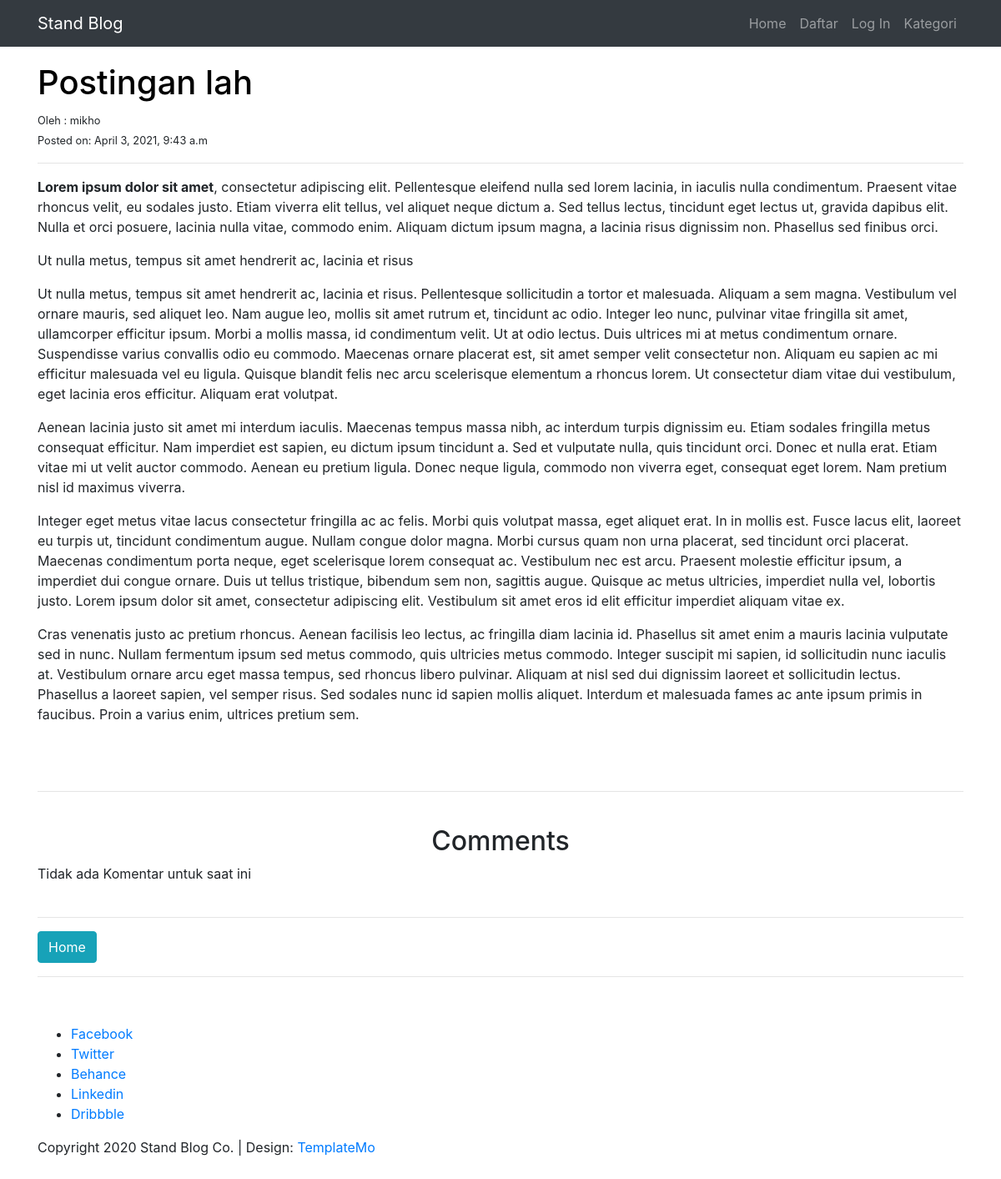
The page /article/18 on the database its author committed.
### blog/models.py (models this page shows, shortened)
class Post(models.Model):
    judul = models.CharField(max_length=255)
    header_images = models.ImageField(null=True, blank=True, upload_to="images/")
    author = models.ForeignKey(User, on_delete=models.CASCADE)
    konten = MDTextField(blank=True, null=True)
    pub_date = models.DateTimeField(auto_now_add=True)
    update = models.DateTimeField(auto_now=True)
    kategori = models.CharField(max_length=255, default="uncategorized")

### blog/views.py (the view)
# urls.py: path('article/<int:pk>', ArtikelDetail.as_view(), name='detail-artikel'),
class ArtikelDetail(DetailView):
    model = Post
    template_name = 'blog/artikel_detail.html'

### blog/templates/blog/artikel_detail.html (shortened to what this page needs)
{% extends 'base.html' %}
{% load markdownify %}
{% block content %}
    <h1 id="judul">{{ post.judul }}</h1>
    <small>Oleh : {{ post.author}}</small><br/>
    <small>Posted on: {{ post.pub_date }}</small> <br>
    <hr>
    {{ post.konten|safe|markdownify }}
    <br><br><hr><br>
    <h2 class="text-center">Comments</h2>
    {% if not post.Comments.all %}
        Tidak ada Komentar untuk saat ini
    {% endif %}
    <br><br><hr>
    <a class="btn btn-info" href="{% url 'home' %}">Home</a>
    <hr>
{% endblock content %}

### static/css/style.css (style rules this page uses)
#judul { color: black; }

### rows shown on the page
Post: judul "Postingan lah", author "mikho", pub_date "April 3, 2021, 9:43 a.m", konten "Lorem ipsum dolor sit amet , consectetur adipiscing elit. Pellentesque eleifend nulla sed lorem lacinia, in iaculis nulla condimentum. Praesent vitae rhoncus velit, eu sodales justo. Etiam viverra elit tellus, vel aliquet neque dictum a. Sed tellus lectus, tincidunt eget lectus ut, gravida dapibus elit. Nulla et orci posuere, lacinia nulla vitae, commodo enim. Aliquam dictum ipsum magna, a lacinia risus dignissim non. Phasellus sed finibus orci. Ut nulla metus, tempus sit amet hendrerit ac, lacinia et risus Ut nulla metus, tempus sit amet hendrerit ac, lacinia et risus. Pellentesque sollicitudin a tortor et malesuada. Aliquam a sem magna. Vestibulum vel ornare mauris, sed aliquet leo. Nam…"
